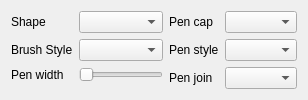
<?xml version="1.0" encoding="UTF-8"?>
<ui version="4.0">
 <class>Application::DrawWindow</class>
 <widget class="QWidget" name="DrawWindow">
  <layout class="QGridLayout" name="DrawLayout">
   <item row="3" column="0">
    <layout class="QFormLayout" name="ChooseLayout_1">
     <item row="0" column="0">
      <widget class="QLabel" name="shapeChooseLabel">
       <property name="text">
        <string>Shape</string>
       </property>
      </widget>
     </item>
     <item row="0" column="1">
      <widget class="QComboBox" name="shapeChoose"/>
     </item>
     <item row="1" column="0">
      <widget class="QLabel" name="brushStyleChooseLabel">
       <property name="text">
        <string>Brush Style</string>
       </property>
      </widget>
     </item>
     <item row="1" column="1">
      <widget class="QComboBox" name="brushStyleChoose"/>
     </item>
     <item row="2" column="0">
      <widget class="QLabel" name="penWidthChooseLabel">
       <property name="text">
        <string>Pen width</string>
       </property>
      </widget>
     </item>
     <item row="2" column="1">
      <widget class="QSlider" name="penWidthChoose">
       <property name="maximum">
        <number>20</number>
       </property>
       <property name="orientation">
        <enum>Qt::Horizontal</enum>
       </property>
      </widget>
     </item>
    </layout>
   </item>
   <item row="3" column="1">
    <layout class="QFormLayout" name="ChooseLayout_2">
     <item row="0" column="0">
      <widget class="QLabel" name="penCapChooseLabel">
       <property name="text">
        <string>Pen cap</string>
       </property>
      </widget>
     </item>
     <item row="0" column="1">
      <widget class="QComboBox" name="penCapChoose"/>
     </item>
     <item row="1" column="0">
      <widget class="QLabel" name="penStyleChooseLabel">
       <property name="text">
        <string>Pen style</string>
       </property>
      </widget>
     </item>
     <item row="1" column="1">
      <widget class="QComboBox" name="penStyleChoose"/>
     </item>
     <item row="2" column="0">
      <widget class="QLabel" name="penJoinChooseLabel">
       <property name="text">
        <string>Pen join</string>
       </property>
      </widget>
     </item>
     <item row="2" column="1">
      <widget class="QComboBox" name="penJoinChoose"/>
     </item>
    </layout>
   </item>
  </layout>
 </widget>
 <layoutdefault spacing="6" margin="11"/>
 <resources/>
 <connections/>
</ui>
